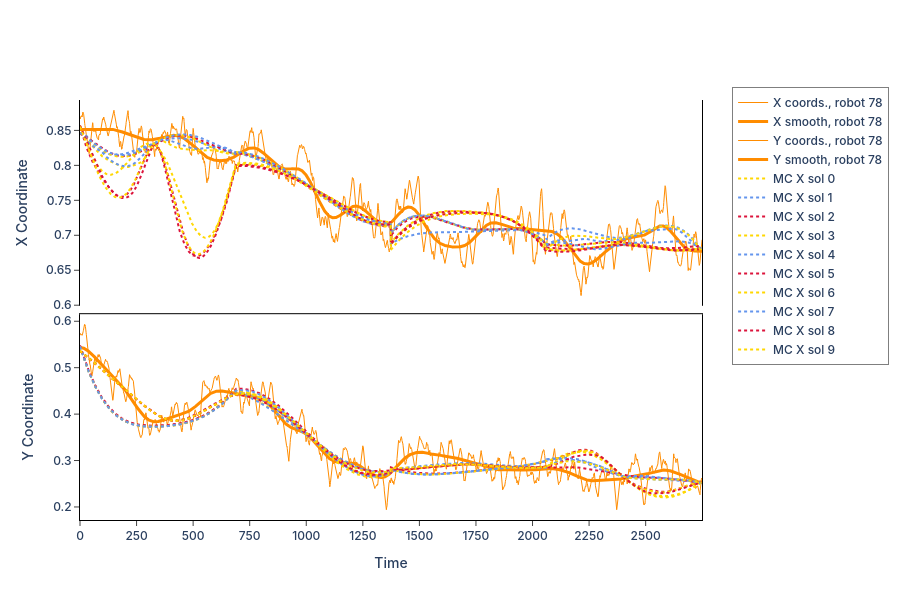

This figure's notebook cell:
### Code cell
import plotly.graph_objects as go
from plotly.subplots import make_subplots
from scipy.ndimage import gaussian_filter1d

CUT_NUMBER = 2750
SIGMA = 50
TARGET_ID = 78
NUM_CLOSEST = 0
num_parts = num_parts  # как раньше
colors_coords = ['DarkOrange', 'DarkBlue', 'DarkRed']
colors_solution = ['Gold', 'CornflowerBlue', 'Crimson']

# === Определяем ближайших роботов ===
target_start = normalized_coord_data[TARGET_ID][0]
selected_ids = [TARGET_ID]
if NUM_CLOSEST > 0:
    distances = {rid: np.linalg.norm(np.array(coords[0]) - target_start)
                 for rid, coords in normalized_coord_data.items() if rid != TARGET_ID}
    closest_ids = sorted(distances, key=distances.get)[:NUM_CLOSEST]
    selected_ids += closest_ids
    print(f"Ближайшие к роботу {TARGET_ID}: {closest_ids}")

# === Загружаем решения MC-сэмплов для роботов ===
solutions_dict = {TARGET_ID: all_mc_solutions}  # shape (num_mc_samples, N, 2)

# === Создаём фигуру X(t) и Y(t) ===
fig = make_subplots(rows=2, cols=1, shared_xaxes=True, vertical_spacing=0.02)

for i, rid in enumerate(selected_ids):
    coords = np.array(normalized_coord_data[rid][:CUT_NUMBER])
    x, y = coords[:, 0], coords[:, 1]
    t = np.arange(len(x))
    color_coord = colors_coords[i % len(colors_coords)]
    
    # Рисуем исходные координаты
    fig.add_trace(go.Scatter(x=t, y=x, mode='lines', line=dict(color=color_coord, width=1),
                             name=f'X coords., robot {rid}'), row=1, col=1)
    fig.add_trace(go.Scatter(x=t, y=gaussian_filter1d(x, sigma=SIGMA), mode='lines',
                             line=dict(color=color_coord, width=3),
                             name=f'X smooth, robot {rid}'), row=1, col=1)
    fig.add_trace(go.Scatter(x=t, y=y, mode='lines', line=dict(color=color_coord, width=1),
                             name=f'Y coords., robot {rid}'), row=2, col=1)
    fig.add_trace(go.Scatter(x=t, y=gaussian_filter1d(y, sigma=SIGMA), mode='lines',
                             line=dict(color=color_coord, width=3),
                             name=f'Y smooth, robot {rid}'), row=2, col=1)

    # Рисуем все MC-сэмплы решений
    mc_solutions = solutions_dict[rid]  # (num_mc_samples, N, 2)
    for j in range(mc_solutions.shape[0]):
        mc_sol = mc_solutions[j][:CUT_NUMBER]
        color_sol = colors_solution[j % len(colors_solution)]
        fig.add_trace(go.Scatter(x=t, y=mc_sol[:, 0], mode='lines',
                                 line=dict(color=color_sol, width=2, dash='dot'),
                                 name=f'MC X sol {j}', showlegend=(i==0)), row=1, col=1)
        fig.add_trace(go.Scatter(x=t, y=mc_sol[:, 1], mode='lines',
                                 line=dict(color=color_sol, width=2, dash='dot'),
                                 name=f'MC Y sol {j}', showlegend=False), row=2, col=1)

# === Настройки графика ===
fig.update_layout(
    legend=dict(x=1.3, y=0.7, xanchor='right', yanchor='middle',
                bgcolor='rgba(255,255,255,0.5)', bordercolor='Black', borderwidth=0.5),
    font_family="Inter Medium",
    plot_bgcolor='white',
    height=600,
    width=900
)
fig.update_xaxes(title_text="Time", row=2, col=1, showgrid=False, mirror=True, ticks='outside',
                 showline=True, linecolor='black', gridcolor='lightgrey', dtick=250)
fig.update_yaxes(title_text="X Coordinate", row=1, col=1, showgrid=False, mirror=True, ticks='outside',
                 showline=True, linecolor='black', gridcolor='lightgrey')
fig.update_yaxes(title_text="Y Coordinate", row=2, col=1, showgrid=False, mirror=True, ticks='outside',
                 showline=True, linecolor='black', gridcolor='lightgrey')

fig.show()
fig.write_html("XY_with_MC_solutions.html")

### Figure 1 — Plotly figure (JSON) as saved in the notebook; plotly's stock layout.template omitted (floating-point values rounded to 4 significant figures; data arrays with more than 128 entries replaced by an {"elided": "..."} marker saying what was removed)
{"data": [{"line": {"color": "DarkOrange", "width": 1}, "mode": "lines", "name": "X coords., robot 78", "type": "scatter", "x": {"elided": "2750 int values"}, "xaxis": "x", "y": {"elided": "2750 float values"}, "yaxis": "y"}, {"line": {"color": "DarkOrange", "width": 3}, "mode": "lines", "name": "X smooth, robot 78", "type": "scatter", "x": {"elided": "2750 int values"}, "xaxis": "x", "y": {"elided": "2750 float values"}, "yaxis": "y"}, {"line": {"color": "DarkOrange", "width": 1}, "mode": "lines", "name": "Y coords., robot 78", "type": "scatter", "x": {"elided": "2750 int values"}, "xaxis": "x2", "y": {"elided": "2750 float values"}, "yaxis": "y2"}, {"line": {"color": "DarkOrange", "width": 3}, "mode": "lines", "name": "Y smooth, robot 78", "type": "scatter", "x": {"elided": "2750 int values"}, "xaxis": "x2", "y": {"elided": "2750 float values"}, "yaxis": "y2"}, {"line": {"color": "Gold", "dash": "dot", "width": 2}, "mode": "lines", "name": "MC X sol 0", "showlegend": true, "type": "scatter", "x": {"elided": "2750 int values"}, "xaxis": "x", "y": {"elided": "2748 float values"}, "yaxis": "y"}, {"line": {"color": "Gold", "dash": "dot", "width": 2}, "mode": "lines", "name": "MC Y sol 0", "showlegend": false, "type": "scatter", "x": {"elided": "2750 int values"}, "xaxis": "x2", "y": {"elided": "2748 float values"}, "yaxis": "y2"}, {"line": {"color": "CornflowerBlue", "dash": "dot", "width": 2}, "mode": "lines", "name": "MC X sol 1", "showlegend": true, "type": "scatter", "x": {"elided": "2750 int values"}, "xaxis": "x", "y": {"elided": "2748 float values"}, "yaxis": "y"}, {"line": {"color": "CornflowerBlue", "dash": "dot", "width": 2}, "mode": "lines", "name": "MC Y sol 1", "showlegend": false, "type": "scatter", "x": {"elided": "2750 int values"}, "xaxis": "x2", "y": {"elided": "2748 float values"}, "yaxis": "y2"}, {"line": {"color": "Crimson", "dash": "dot", "width": 2}, "mode": "lines", "name": "MC X sol 2", "showlegend": true, "type": "scatter", "x": {"elided": "2750 int values"}, "xaxis": "x", "y": {"elided": "2748 float values"}, "yaxis": "y"}, {"line": {"color": "Crimson", "dash": "dot", "width": 2}, "mode": "lines", "name": "MC Y sol 2", "showlegend": false, "type": "scatter", "x": {"elided": "2750 int values"}, "xaxis": "x2", "y": {"elided": "2748 float values"}, "yaxis": "y2"}, {"line": {"color": "Gold", "dash": "dot", "width": 2}, "mode": "lines", "name": "MC X sol 3", "showlegend": true, "type": "scatter", "x": {"elided": "2750 int values"}, "xaxis": "x", "y": {"elided": "2748 float values"}, "yaxis": "y"}, {"line": {"color": "Gold", "dash": "dot", "width": 2}, "mode": "lines", "name": "MC Y sol 3", "showlegend": false, "type": "scatter", "x": {"elided": "2750 int values"}, "xaxis": "x2", "y": {"elided": "2748 float values"}, "yaxis": "y2"}, {"line": {"color": "CornflowerBlue", "dash": "dot", "width": 2}, "mode": "lines", "name": "MC X sol 4", "showlegend": true, "type": "scatter", "x": {"elided": "2750 int values"}, "xaxis": "x", "y": {"elided": "2748 float values"}, "yaxis": "y"}, {"line": {"color": "CornflowerBlue", "dash": "dot", "width": 2}, "mode": "lines", "name": "MC Y sol 4", "showlegend": false, "type": "scatter", "x": {"elided": "2750 int values"}, "xaxis": "x2", "y": {"elided": "2748 float values"}, "yaxis": "y2"}, {"line": {"color": "Crimson", "dash": "dot", "width": 2}, "mode": "lines", "name": "MC X sol 5", "showlegend": true, "type": "scatter", "x": {"elided": "2750 int values"}, "xaxis": "x", "y": {"elided": "2748 float values"}, "yaxis": "y"}, {"line": {"color": "Crimson", "dash": "dot", "width": 2}, "mode": "lines", "name": "MC Y sol 5", "showlegend": false, "type": "scatter", "x": {"elided": "2750 int values"}, "xaxis": "x2", "y": {"elided": "2748 float values"}, "yaxis": "y2"}, {"line": {"color": "Gold", "dash": "dot", "width": 2}, "mode": "lines", "name": "MC X sol 6", "showlegend": true, "type": "scatter", "x": {"elided": "2750 int values"}, "xaxis": "x", "y": {"elided": "2748 float values"}, "yaxis": "y"}, {"line": {"color": "Gold", "dash": "dot", "width": 2}, "mode": "lines", "name": "MC Y sol 6", "showlegend": false, "type": "scatter", "x": {"elided": "2750 int values"}, "xaxis": "x2", "y": {"elided": "2748 float values"}, "yaxis": "y2"}, {"line": {"color": "CornflowerBlue", "dash": "dot", "width": 2}, "mode": "lines", "name": "MC X sol 7", "showlegend": true, "type": "scatter", "x": {"elided": "2750 int values"}, "xaxis": "x", "y": {"elided": "2748 float values"}, "yaxis": "y"}, {"line": {"color": "CornflowerBlue", "dash": "dot", "width": 2}, "mode": "lines", "name": "MC Y sol 7", "showlegend": false, "type": "scatter", "x": {"elided": "2750 int values"}, "xaxis": "x2", "y": {"elided": "2748 float values"}, "yaxis": "y2"}, {"line": {"color": "Crimson", "dash": "dot", "width": 2}, "mode": "lines", "name": "MC X sol 8", "showlegend": true, "type": "scatter", "x": {"elided": "2750 int values"}, "xaxis": "x", "y": {"elided": "2748 float values"}, "yaxis": "y"}, {"line": {"color": "Crimson", "dash": "dot", "width": 2}, "mode": "lines", "name": "MC Y sol 8", "showlegend": false, "type": "scatter", "x": {"elided": "2750 int values"}, "xaxis": "x2", "y": {"elided": "2748 float values"}, "yaxis": "y2"}, {"line": {"color": "Gold", "dash": "dot", "width": 2}, "mode": "lines", "name": "MC X sol 9", "showlegend": true, "type": "scatter", "x": {"elided": "2750 int values"}, "xaxis": "x", "y": {"elided": "2748 float values"}, "yaxis": "y"}, {"line": {"color": "Gold", "dash": "dot", "width": 2}, "mode": "lines", "name": "MC Y sol 9", "showlegend": false, "type": "scatter", "x": {"elided": "2750 int values"}, "xaxis": "x2", "y": {"elided": "2748 float values"}, "yaxis": "y2"}], "layout": {"font": {"family": "Inter Medium"}, "height": 600, "legend": {"bgcolor": "rgba(255,255,255,0.5)", "bordercolor": "Black", "borderwidth": 0.5, "x": 1.3, "xanchor": "right", "y": 0.7, "yanchor": "middle"}, "plot_bgcolor": "white", "width": 900, "xaxis": {"anchor": "y", "domain": [0, 1], "matches": "x2", "showticklabels": false}, "xaxis2": {"anchor": "y2", "domain": [0, 1], "dtick": 250, "gridcolor": "lightgrey", "linecolor": "black", "mirror": true, "showgrid": false, "showline": true, "ticks": "outside", "title": {"text": "Time"}}, "yaxis": {"anchor": "x", "domain": [0.51, 1], "gridcolor": "lightgrey", "linecolor": "black", "mirror": true, "showgrid": false, "showline": true, "ticks": "outside", "title": {"text": "X Coordinate"}}, "yaxis2": {"anchor": "x2", "domain": [0, 0.49], "gridcolor": "lightgrey", "linecolor": "black", "mirror": true, "showgrid": false, "showline": true, "ticks": "outside", "title": {"text": "Y Coordinate"}}}}
